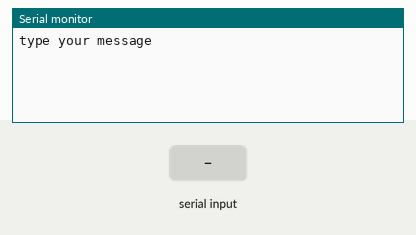
This sketch was run on a simulated Arduino Uno, built with avr-gcc and run on an emulated ATmega328P. Parts: the last lines printed to the serial monitor. The inputs (shaded band) are chosen by the test bench.

Above: at 1.2 s.
1.3 s: "1" received over Serial
At 3.2 s:
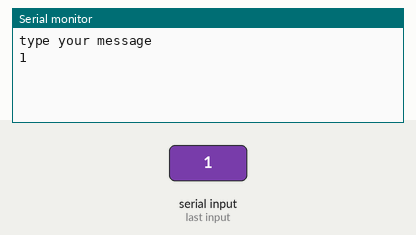
3.8 s: "0" received over Serial
At 5.2 s:
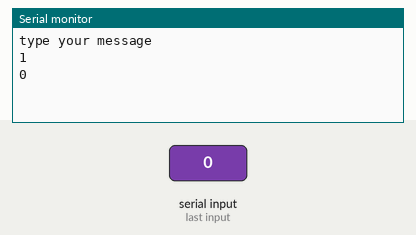
5.3 s: "2" received over Serial
At 7.4 s:
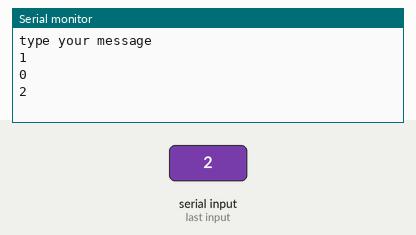

The sketch:

Intro04.ino
```cpp
//Arrays are a collection of variables of the same type
//they can be declared in many ways
//least defined
int myArray[26]; //this array can have 26 values. All are default 0
float myFloats[] = {0.1, 0.2}; //I didn't specify the size of this array, so it can grow
char alphabet[26] = {"abcdefghijklmnopqrstuvwxyz"};

String input;
const int limit = 100;
char letter[limit];
int f=0;

void setup() {
  // put your setup code here, to run once:
  Serial.begin(9600);
}

void loop() {
  Serial.println("type your message");
  while (f==0){
    while(Serial.available()){        //while the Serial Monitor is communicating
      input = Serial.readString();    //read whatever was typed into Serial Monitor and store it as a string
      input.toLowerCase();            //make everything a lowecase letter
      if(input.length()>= limit){     //if the message is too long
        Serial.println("too long");   //print too long to the serial monitor
        delay(1000);                  //wait 1s
      }
    input.toCharArray(letter,input.length()+1);     //cast the input string to a character array (letter)
    for(int i=0; i<input.length(); i++){          //starting at 0 going to the last letter
      Serial.println(letter[i]);
    }
    }
  }
}
```

Measured:
- after the input at 1.3 s, the serial monitor: prints a new line after 1.0 s (image 1)
- after the input at 3.8 s, the serial monitor: prints a new line after 1.0 s (image 2)
- after the input at 5.3 s, the serial monitor: prints a new line after 1.0 s (image 3)
